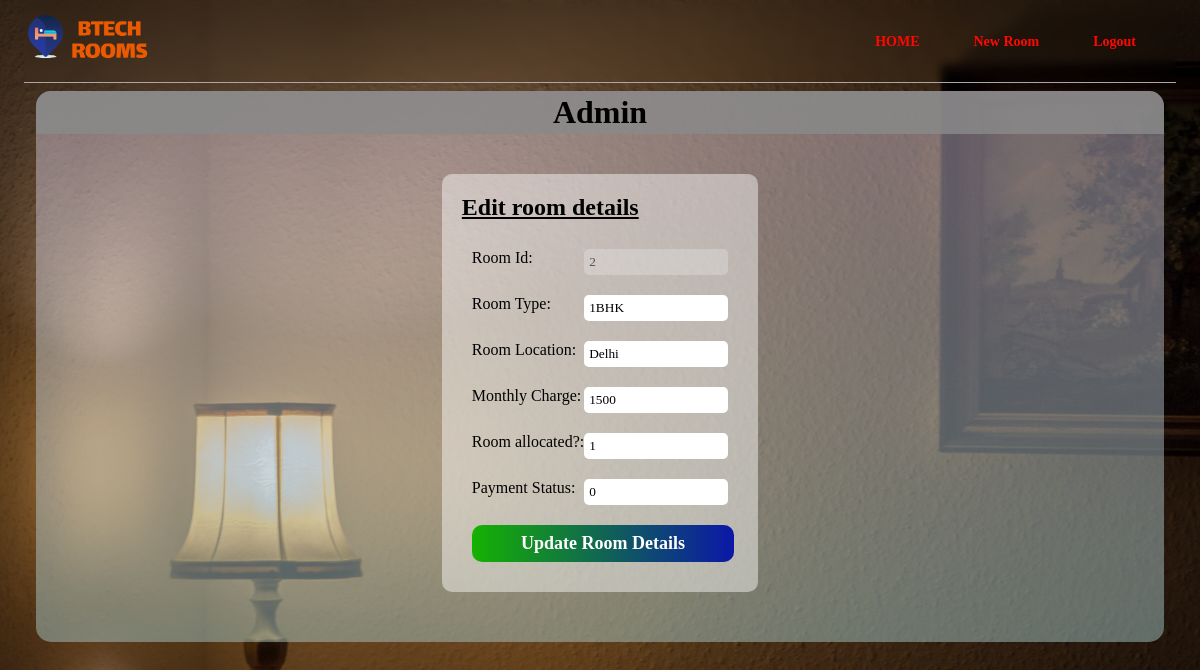
Page /editRoom.php?id=2 (signed in) on the committed database.
### tables this page shows
CREATE TABLE `rooms` (
  `roomId` int(11) NOT NULL,
  `roomType` varchar(20) NOT NULL,
  `roomLocation` varchar(100) NOT NULL,
  `monthlyCharge` float NOT NULL DEFAULT 0,
  `roomAllocated` int(11) NOT NULL DEFAULT 0,
  `paymentStatus` int(11) NOT NULL DEFAULT 0,
  `roomAdditionTime` datetime NOT NULL DEFAULT current_timestamp()
);

### includes/classes/Room.php (called while the page is built, shortened)
<?php
	class Room {
		private $con;
		private $roomId;
        private $roomType;
        private $monthlyCharge;
        private $roomAllocated;
        private $paymentStatus;
		public function __construct($con) {
			$this->con = $con;
		}
		public static function withID( $con, $roomId ) {
			$instance = new self($con);
			$instance->loadByID( $roomId );
			return $instance;
		}
		protected function loadByID( $roomId ) {
			$this->roomId = $roomId;
            $query = mysqli_query($this->con, "SELECT * FROM rooms WHERE roomId='$this->roomId'");
            $rooms = mysqli_fetch_array($query);
            $this->roomType = $rooms['roomType'];
            $this->roomLocation = $rooms['roomLocation'];
            $this->monthlyCharge = $rooms['monthlyCharge'];
            $this->roomAllocated = $rooms['roomAllocated'];
            $this->paymentStatus = $rooms['paymentStatus'];
		}
		public function getRoomId() {
            return $this->roomId;
        }
        public function getRoomType() {
            return $this->roomType;
        }
        public function getRoomLocation() {
            return $this->roomLocation;
        }
         public function getMonthlyCharge() {
            return $this->monthlyCharge;
        }
        public function getRoomAllocated() {
            return $this->roomAllocated;
        }
        public function getPaymentStatus() {
            return $this->paymentStatus;
        }
	}
?>

### editRoom.php (the view, shortened to what this page needs)
<?php
include("includes/config.php");
include("includes/classes/Room.php");
if(isset($_GET['id'])) {
    $roomId = $_GET['id'];
}
else {
    header("Location: admin.php");
}
$room = Room::withID( $con, $roomId );
include("includes/handlers/room-handler.php");
?>
<!DOCTYPE html>
<html lang="en">
<head>
    <link rel="stylesheet" href="assets/css/style.css">
</head>
<body>
    <div class="container">
        <div class="navbar">
            <a href="index.php"><img src="assets/images/logo.png" class="logo" alt="logo"></a>
            <nav>
                <ul id="menuList">
                    <li><a href="index.php">HOME</a></li>
                    <li><a href="newRoom.php">New Room</a></li>
                    <li><a href="login.php">Logout</a></li>
                </ul>
            </nav>
        </div>
        <div class="display-container">
            <div class="jumbotron heading">
                <h1 style="margin: 0 20px; text-align: center;">Admin</h1>
            </div>
            <div id="content" class="content">
                <form id="signupUserForm" action="<?php echo "editRoom.php?id=$roomId" ; ?>" method="POST">
                    <h2>Edit room details</h2>
                    <br>
                    <div class="form-group">
                        <label for="roomId">Room Id: </label>
                        <input id="roomId" name="roomId" type="text" value="<?php echo $room->getRoomId() ?>" required disabled>
                    </div>
                    <div class="form-group">
                        <label for="roomType">Room Type: </label>
                        <input id="roomType" name="roomType" type="text" placeholder="1BHK/ 2BHK/ 3BHK .."
                            value="<?php echo $room->getRoomType() ?>" required>
                    </div>
                    <div class="form-group">
                        <label for="roomLocation">Room Location: </label>
                        <input id="roomLocation" name="roomLocation" type="text" placeholder=" Enter address"
                            value="<?php echo $room->getRoomLocation() ?>" required>
                    </div>
                    <div class="form-group">
                        <label for="monthlyCharge">Monthly Charge: </label>
                        <input id="monthlyCharge" name="monthlyCharge" type="text" placeholder=" Enter monthly charge "
                            value="<?php echo $room->getMonthlyCharge() ?>" required>
                    </div>
                    <div class="form-group">
                        <label for="roomAllocated">Room allocated?: </label>
                        <input id="roomAllocated" name="roomAllocated" type="text" placeholder=" Enter monthly charge "
                            value="<?php echo $room->getRoomAllocated() ?>" required>
                    </div>
                    <div class="form-group">
                        <label for="paymentStatus">Payment Status: </label>
                        <input id="paymentStatus" name="paymentStatus" type="text" placeholder=" Enter monthly charge "
                            value="<?php echo $room->getPaymentStatus() ?>" required>
                    </div>
                    <button id="updateRoomButton" style="margin: 10px;" type="submit" name="updateRoomButton">Update
                        Room Details</button>
                </form>
            </div>
        </div>
</body>
</html>

### assets/css/style.css (style rules this page uses)
:root { --primaryColor: #ff0800; --blur: 10px; }
* { margin: 0; padding: 0; font-family: 'Lucida Grande', 'Lucida Sans Unicode'; }
a { text-decoration: none; color: var(--primaryColor); }
body { background-image: url("../images/background.jpg"); background-repeat: no-repeat; background-size: cover; }
.container { width: 100%; min-height: 100vh; padding: 0 2%; box-sizing: border-box; overflow: hidden; }
.navbar { width: 100%; display: flex; align-items: center; justify-content: center; border-bottom: solid #ada6a6 1px; backdrop-filter: blur(5px); }
.logo { width: 130px; cursor: pointer; }
nav { flex: 1; text-align: right; }
nav ul li { list-style: none; justify-content: center; align-items: center; display: inline-block; margin-right: 30px; }
button { width: 95%; border: none; padding: 8px 0; font-size: large; color: #FFF; background: linear-gradient(to right, hsl(113deg 99% 35%), hsl(235deg 88% 35%)); font-weight: bold; border-radius: 10px; }
form { text-align: left; padding: 20px; background: #ffffff73; margin: 10px; border-radius: 10px; }
form h2 { text-decoration: solid underline; }
.form-group { display: flex; justify-content: space-between; padding: 10px; }
.form-group input { padding: 5px 5px; border-radius: 5px; border: none; }
nav ul li a { text-decoration: none; color: var(--primaryColor); padding: 10px; font-size: 14px; font-weight: bold; }
.jumbotron { display: flex; flex-wrap: wrap; padding: 3px; align-items: center; justify-content: center; width: 99.5%; margin-bottom: 30px; color: inherit; background-color: rgb(138 138 138 / 84%); }
.display-container { display: flex; flex-direction: column; align-items: center; justify-content: center; margin: 1vh 1vw; padding-bottom: 40px; background: linear-gradient(#e6d6f069, rgba(166, 202, 202, 0.486)); border-radius: 15px; overflow: hidden; }
.content { display: flex; flex-wrap: wrap; flex-direction: column; justify-content: center; }

### rows in the picture
rooms: roomId "2", roomType "1BHK", roomLocation "Delhi", monthlyCharge "1500", roomAllocated "1", paymentStatus "0"
